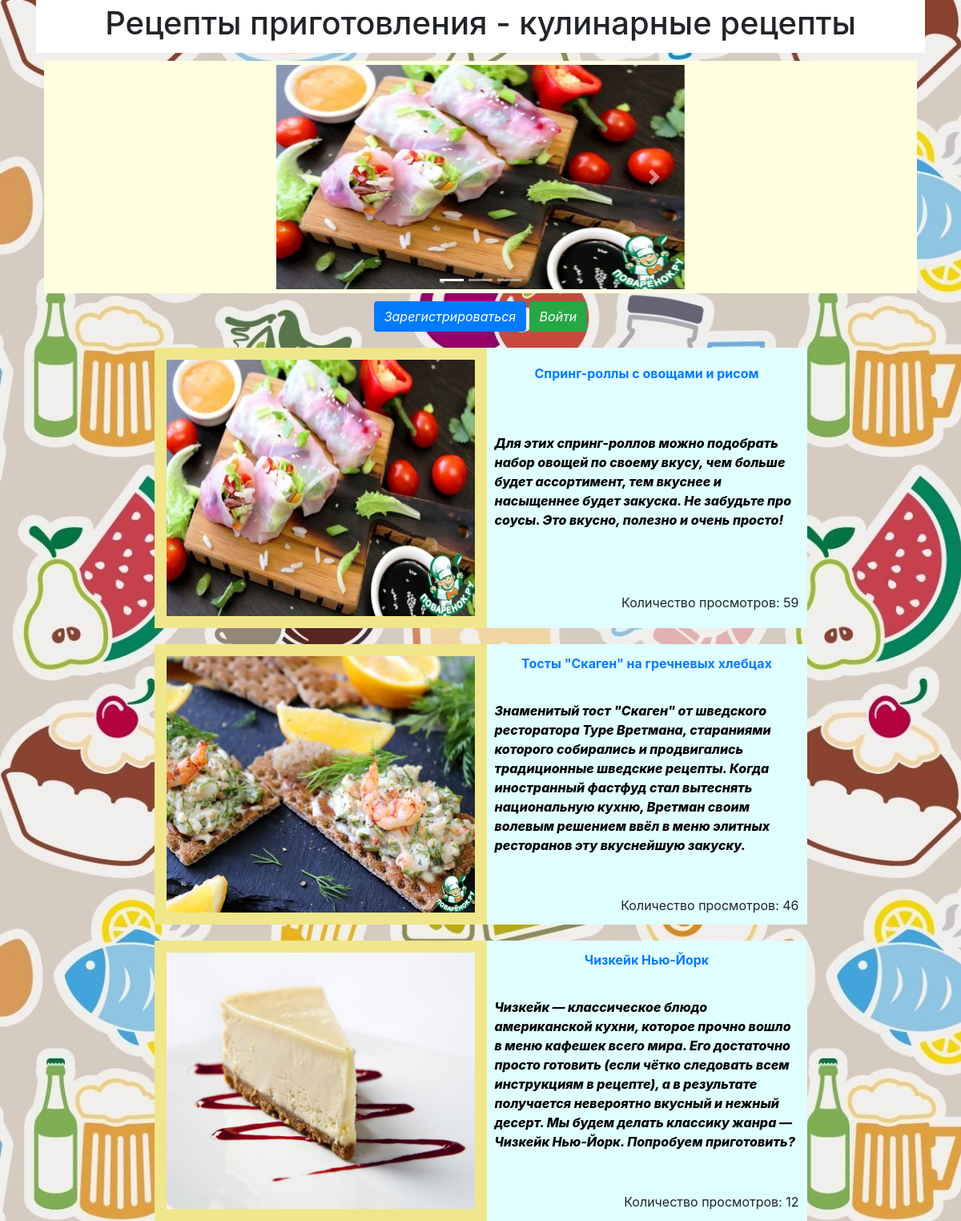
The page / on the database its author committed.
### data/recipes.py (models this page shows)
class Recipes(SqlAlchemyBase, SerializerMixin):
    __tablename__ = 'recipes'
    id = sqlalchemy.Column(sqlalchemy.Integer,
                           primary_key=True, autoincrement=True)
    personal_id = sqlalchemy.Column(sqlalchemy.Integer,
                                    sqlalchemy.ForeignKey("users.id"))
    name_recipe = sqlalchemy.Column(sqlalchemy.String, nullable=True)
    cooking_time = sqlalchemy.Column(sqlalchemy.String, nullable=True)
    start_date = sqlalchemy.Column(sqlalchemy.DateTime,
                                     default=datetime.datetime.now)
    end_date = sqlalchemy.Column(sqlalchemy.DateTime,
                                     default=datetime.datetime.now)
    ingredients = sqlalchemy.Column(sqlalchemy.String, nullable=True)
    about = sqlalchemy.Column(sqlalchemy.String, nullable=True)
    food = sqlalchemy.Column(sqlalchemy.String, nullable=True)
    name_photo = sqlalchemy.Column(sqlalchemy.String, nullable=True)
    category = sqlalchemy.Column(sqlalchemy.String, nullable=True)
    coeff_popular = sqlalchemy.Column(sqlalchemy.Integer, default=0)
    user = orm.relation('User')

### main.py (the view)
    @app.route("/")
    def index():
        len_data = len([x for x in db_sess.query(Recipes).all()])
        data = db_sess.query(Recipes).order_by(Recipes.coeff_popular)[::-1]
        val_1 = db_sess.query(Recipes).order_by(Recipes.coeff_popular)[::-1][0]
        return render_template("index.html", data=data, len_data=len_data, val_1=val_1)

### templates/index.html (shortened to what this page needs)
{% extends "base.html" %}
{% block content %}
<div class="text">
<h1>Рецепты приготовления - кулинарные рецепты</h1>
</div>
<div class="row" style="margin: 10px; border: 5px solid #FFFFE0; background: #FFFFE0">
    <div class="offset-md-3 col-md-6">
<div align="center" id="carouselExampleIndicators" class="carousel slide" data-bs-ride="carousel">
  <div class="carousel-indicators">
    <li type="button" data-bs-target="#carouselExampleIndicators" data-bs-slide-to="0" class="active"></li>
    {% for i in range(len_data - 1) %}
    <li type="button" data-bs-target="#carouselExampleIndicators" data-bs-slide-to="{{ i + 1 }}"></li>
    {% endfor %}
  </div>
  <div class="carousel-inner">
    <div class="carousel-item active">
      {% set url_path = "static/img_rec/" + val_1.name_photo %}
      <a href="/show/{{ val_1.id }}"><img src={{ url_path }} class="d-block w-100" height="280" text-align="center" alt="Изображение">
    </div>
  </div>
  <a class="carousel-control-prev" href="#carouselExampleIndicators" role="button" data-slide="prev">
    <span class="carousel-control-prev-icon" aria-hidden="true"></span>
  </a>
  <a class="carousel-control-next" href="#carouselExampleIndicators" role="button" data-slide="next">
    <span class="carousel-control-next-icon" aria-hidden="true"></span>
  </a>
</div>
</div>
</div>
{% if current_user.is_authenticated %}
            <div class="alert alert-primary" role="alert" >
              Пользователь: <a href="/logout" class="alert-link">{{ current_user.name }}</a>
            </div>
        {% else %}
        <center>
            <p>
                <a class="btn btn-primary " href="/register">Зарегистрироваться</a>
                <a class="btn btn-success" href="/login">Войти</a>
            </p>
        </center>
{% endif %}
{% for item_rec in data %}
 <table>
   <colgroup>
     <col span="1" style="background:Khaki" width=400px>
     <col style="background-color:LightCyan" width=400px>
   </colgroup>
   <tr>
   {% set url_path = "static/img_rec/" + item_rec.name_photo %}
     <th rowspan="3" class="first"><img src={{ url_path }} alt="Изображение блюда" align="left" width="395"
     height="330" style="padding: 5px"/></th>
     <th><a href="/show/{{ item_rec.id }}" class="alert-link">{{ item_rec.name_recipe }}</a></th>
   </tr>
   <tr>
   <td>
     <p> {{ item_rec.about }} </p>
   </td>
   </tr>
   <tr>
   <td style="text-align:right">Количество просмотров: {{ item_rec.coeff_popular }}</td>
   </tr>
 </table>
{% endfor %}
{% endblock %}

### static/css/fon_web_1.css (style rules this page uses)
body { background-image: url(../img_3/fon4.jpg); background-repeat: repeat-y; }

### static/css/fon_text.css (style rules this page uses)
p { font-weight: 800; font-style: italic; color: rgb(0, 0, 0); }

### templates/index.html (style rules this page uses)
.text { text-align: center; background: #ffffff; border: 5px solid #ffffff; }
table { margin-left: auto; margin-right: auto; margin-top: 20px; }
td { padding: 10px; }
th { padding: 10px; text-align: center; }

### rows shown on the page
Recipes: shows a picture, name_recipe "Спринг-роллы с овощами и рисом", about "Для этих спринг-роллов можно подобрать набор овощей по своему вкусу, чем больше будет ассортимент, тем вкуснее и насыщеннее будет закуска. Не забудьте про соусы. Это вкусно, полезно и очень просто!", coeff_popular "59"
Recipes: shows a picture, name_recipe "Тосты \"Скаген\" на гречневых хлебцах", about "Знаменитый тост \"Скаген\" от шведского ресторатора Туре Вретмана, стараниями которого собирались и продвигались традиционные шведские рецепты. Когда иностранный фастфуд стал вытеснять национальную кухню, Вретман своим волевым решением ввёл в меню элитных ресторанов эту вкуснейшую закуску.", coeff_popular "46"
Recipes: shows a picture, name_recipe "Чизкейк Нью-Йорк", about "Чизкейк — классическое блюдо американской кухни, которое прочно вошло в меню кафешек всего мира. Его достаточно просто готовить (если чётко следовать всем инструкциям в рецепте), а в результате получается невероятно вкусный и нежный десерт. Мы будем делать классику жанра — Чизкейк Нью-Йорк. Попробуем приготовить?", coeff_popular "12"
